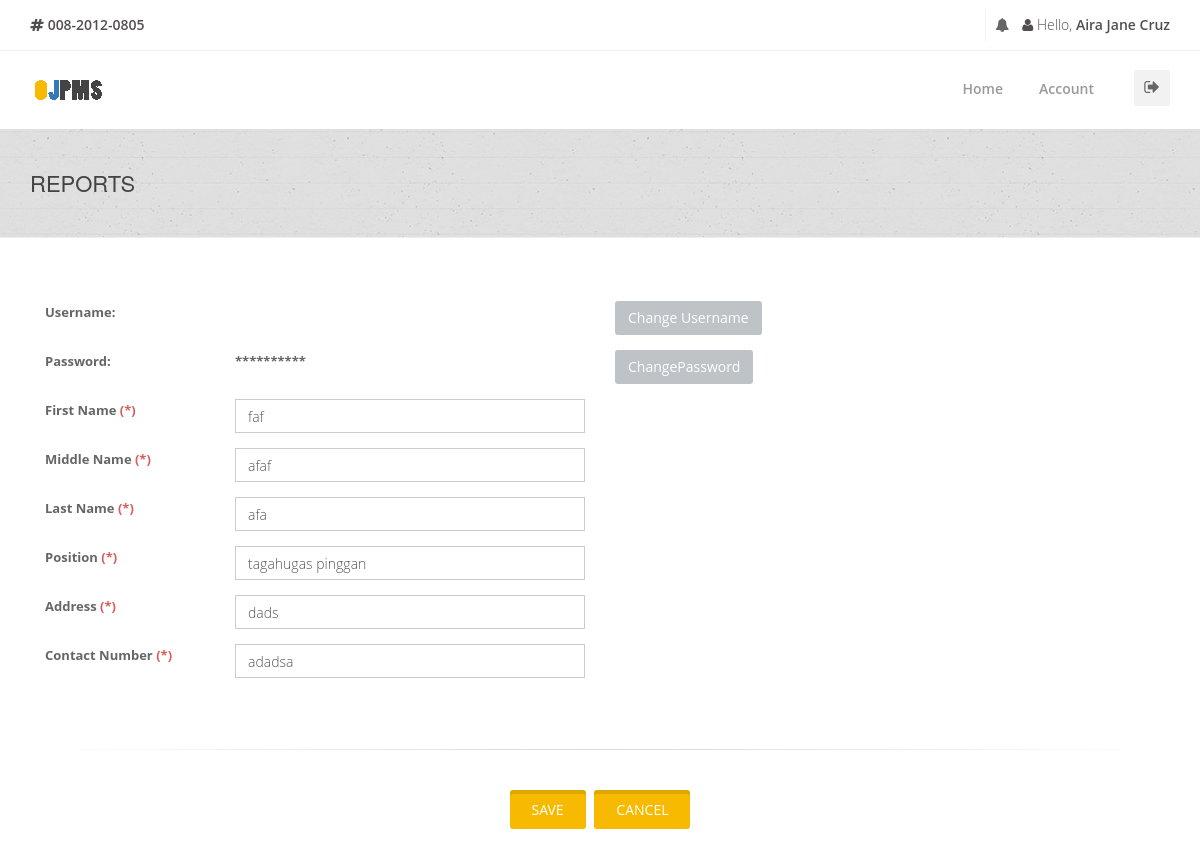
The app's page /adviser/ojt-account.php, older data.
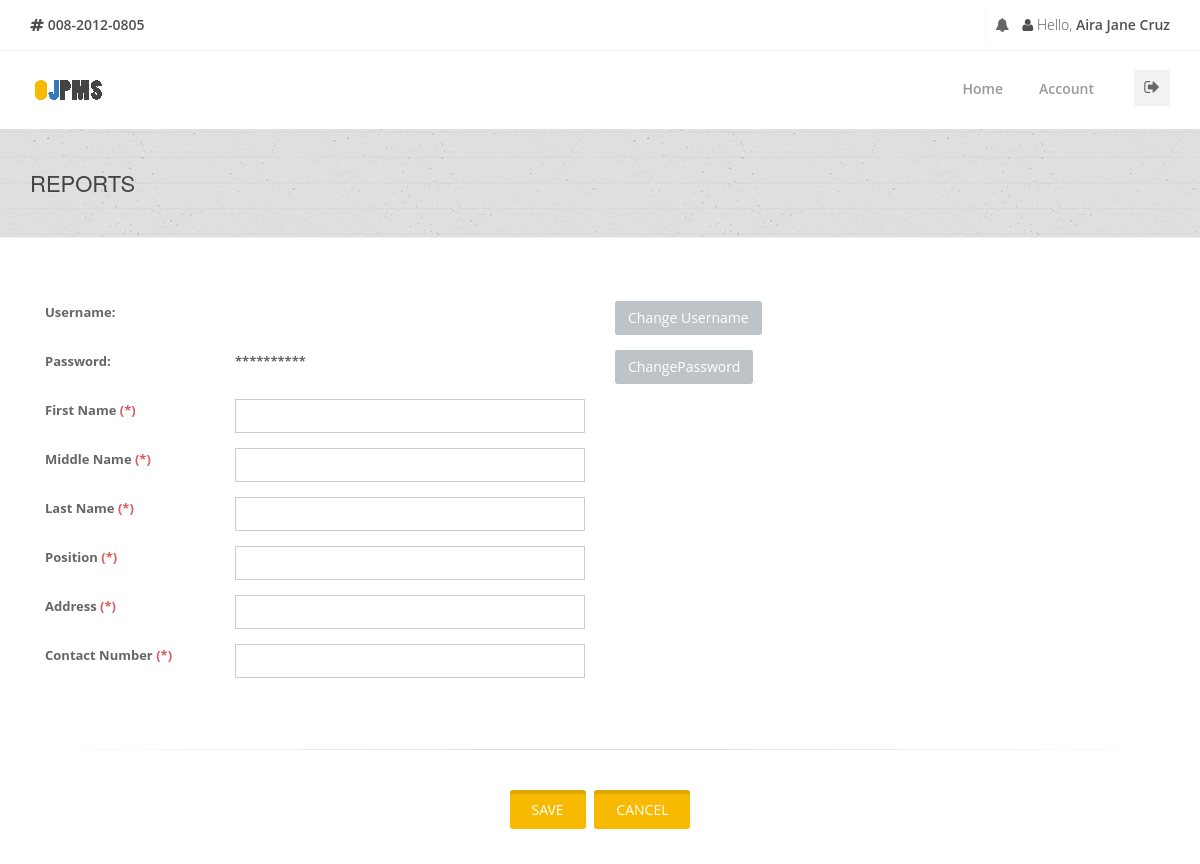
The same page, newer data.
### tables this page shows
CREATE TABLE `admintbl` (
  `AdminID` int(11) NOT NULL AUTO_INCREMENT,
  `Username` varchar(255) NOT NULL,
  `Password` varchar(255) NOT NULL,
  `SaltedPassword` varchar(255) NOT NULL,
  `FirstName` varchar(255) NOT NULL,
  `MiddleName` varchar(255) NOT NULL,
  `LastName` varchar(255) NOT NULL,
  `Position` varchar(255) NOT NULL,
  `Address` varchar(255) NOT NULL,
  `ContactNumber` varchar(255) NOT NULL,
  `Usertype` varchar(255) NOT NULL,
  PRIMARY KEY (`AdminID`)
);

### connection.php (called while the page is built, shortened)
<?php
class GSecureSQLConfig
{
    static function get_mysqli_config($type = NULL)
    {
        if (strtoupper($type) == 'LOCALHOST') {
            return array(
                'host' => 'localhost:3306',
                'user' => 'root',
                'pass' => '',
                'db' => 'e2edb'
            );
        } else {
            return array(
                'host' => 'mysql.hostinger.ph',
                'user' => 'u987316885_e2edb',
                'pass' => 'o2ehQX3wqO',
                'db' => 'u987316885_e2edb'
            );
        }
    }
}
class GSecureSQL
{
    private static $config;
    private static function _get_mysqli_config()
    {
        self::$config = GSecureSQLConfig::get_mysqli_config();
    }
    static function query($sql, $has_return = FALSE, $types = NULL)
    {
        $cn = new mysqli(
            self::$config['host'],
            self::$config['user'],
            self::$config['pass'],
            self::$config['db']
        );
        $ret = NULL;
        $st = $cn->prepare($sql);
        if (is_null($types)) {
            if (!$has_return) {
                $st->execute();
                $st->close();
                $cn->close();
                $ret = 'Query has been executed';
            } else {
                $st->execute();
                $code_result = '$st->bind_result(';
                $bool = false;
                $p = array();
                for($i = 0; $i < $st->field_count; $i++){
                    if(!$bool){
                        $bool = true;
                        $code_result .= '$p[' . $i . ']';
                    }else{
                        $code_result .= ',$p[' . $i . ']';
                    }
                }
                $code_result .= ');';
                eval($code_result);
                $ret = array();
                $k = 0;
                while($st->fetch()){
                    for($i = 0; $i < count($p); $i++){
                        $ret[$k][$i] = $p[$i];
                    }
                    $k++;
                }
            }
        }
        return $ret;
    }
}

### adviser/ojt-account.php (the view, shortened to what the changed rows need)
<?php
include("../Connection.php");
$adviser_tbl =
    GSecureSQL::query(
            "SELECT * FROM admintbl WHERE Username = 'saf'",
            True
        );
    $FirstName = $adviser_tbl[0][4];
    $MiddleName = $adviser_tbl[0][5];
    $LastName = $adviser_tbl[0][6];
    $Position = $adviser_tbl[0][7];
    $Address = $adviser_tbl[0][8];
    $ContactNumber = $adviser_tbl[0][9];
?>
<!doctype html>
<html lang="en">
<head>
    <link href="../css/bootstrap.min.css" rel="stylesheet"/>
    <link href="../css/bootstrapValidator.min.css" rel="stylesheet"/>
    <link rel="stylesheet" href="../css/font-awesome.min.css" type="text/css" media="screen">
    <link href="../fonts/ffonts/montserrat.css" rel="stylesheet" type="text/css">
    <link href="../fonts/ffonts/kaushan.css" rel="stylesheet" type="text/css">
    <link href="../fonts/ffonts/droid.css" rel="stylesheet" type="text/css">
    <link href="../fonts/ffonts/roboto.css" rel="stylesheet" type="text/css">
    <link rel="stylesheet" type="text/css" href="../css/slicknav.css" media="screen">
    <link rel="stylesheet" type="text/css" href="../css/style.css" media="screen">
    <link rel="stylesheet" type="text/css" href="../css/responsive.css" media="screen">
    <link rel="stylesheet" type="text/css" href="../css/animate.css" media="screen">
    <link rel="stylesheet" type="text/css" href="../css/colors/yellow.css" title="yellow" media="screen"/>
</head>
<body>
<div id="container">
    <div class="page-banner" style="padding:40px 0; center #f9f9f9;">
        <div class="container">
            <div class="row">
                <div class="col-md-6">
                    <h2>Reports</h2>
                </div>
            </div>
        </div>
    </div>
    <br><br><br>
   <div class="container">
    <form name="UpdateAdmin" id="UpdateAdmin" autocomplete="off" action="functions.php" method="POST">
        <div class="col-md-12">
            <div class="row field">
                <div class="col-md-4 fieldcol">
                    <div class="form-group">
                        <input type="text" name="FirstName" id="FirstName" class="form-control"
                               value="<?php echo $FirstName; ?>">
                    </div>
                </div>
            </div>
            <div class="row field">
                <div class="col-md-4 fieldcol">
                    <div class="form-group">
                        <input type="text" name="MiddleName" id="MiddleName" class="form-control"
                               value="<?php echo $MiddleName; ?>">
                    </div>
                </div>
            </div>
            <div class="row field">
                <div class="col-md-4 fieldcol">
                    <div class="form-group">
                        <input type="text" name="LastName" id="LastName" class="form-control"
                               value="<?php echo $LastName; ?>">
                    </div>
                </div>
            </div>
            <div class="row field">
                <div class="col-md-4 fieldcol">
                    <div class="form-group">
                        <input type="text" name="Position" id="Position" class="form-control"
                               value="<?php echo $Position; ?>">
                    </div>
                </div>
            </div>
            <div class="row field">
                <div class="col-md-4 fieldcol">
                    <div class="form-group">
                        <input type="text" name="Address" id="Address" class="form-control"
                               value="<?php echo $Address; ?>">
                    </div>
                </div>
            </div>
            <div class="row field">
                <div class="col-md-4 fieldcol">
                    <div class="form-group">
                        <input type="text" name="ContactNumber" id="ContactNumber" class="form-control"
                               value="<?php echo $ContactNumber ?>">
                    </div>
                </div>
            </div>
        </div>
    </form>
</div>
</body>
</html>

Row changes from the older to the newer data that the page shows:
removed admintbl: FirstName "faf", MiddleName "afaf", LastName "afa", Position "tagahugas pinggan", Address "dads", ContactNumber "adadsa"
